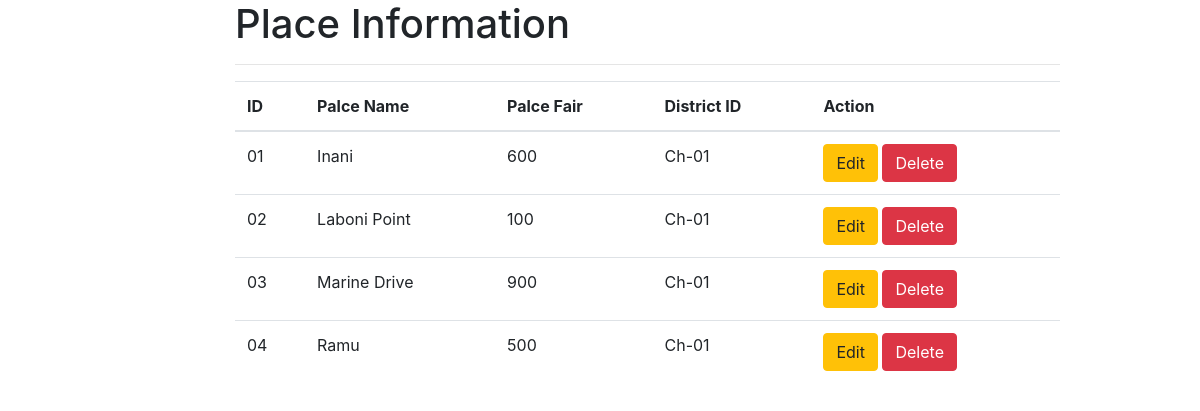
The page /mysql/place_index.php on the database its author committed.
### tables this page shows
CREATE TABLE `place` (
  `place_id` varchar(15) NOT NULL,
  `place_name` varchar(30) DEFAULT NULL,
  `place_fair` int(11) NOT NULL,
  `district_id` varchar(20) NOT NULL
);

### mysql/place_index.php (the view, shortened to what this page needs)
<?php
$conn = new mysqli('localhost','root','','travel');
 $sql = "SELECT * FROM place";
 $result = $conn->query($sql);
 ?>
<!doctype html>
<html lang="en">
  <head>
    <link rel="stylesheet" href="https://stackpath.bootstrapcdn.com/bootstrap/4.3.1/css/bootstrap.min.css">
  </head>
  <body>
    <div class="container">
      <div class="row">
        <div class="col-md-2">
        </div>
        <div class="col-md-9">
          <h1>Place Information</h1>
          <hr>
          <table class="table">
            <thead>
              <th>ID</th>
              <th>Palce Name</th>
              <th>Palce Fair</th>
              <th>District ID</th>
              <th>Action</th>
            </thead>
            <tbody>
              <?php while ($row = $result->fetch_assoc()) {  ?>
              <tr>
                <td><?php echo $row['place_id'] ?></td>
                <td><?php echo $row['place_name'] ?></td>
                <td><?php echo $row['place_fair'] ?></td>
                <td><?php echo $row['district_id'] ?></td>
                <td>
                  <a class="btn btn-warning" href="edit_place.php?place_id= <?php echo $row['place_id'];?>">Edit</a>
                  <a class="btn btn-danger" onclick="return confirm('Are you sure ?')" href="delete_place.php?place_id=<?php echo $row['place_id'];?>">Delete</a>
                </td>
              </tr>
            <?php } ?>
            </tbody>
          </table>
        </div>
      </div>
    </div>
  </body>
</html>

### rows shown on the page
place: place_id "01", place_name "Inani", place_fair "600", district "Ch-01"
place: place_id "02", place_name "Laboni Point", place_fair "100", district "Ch-01"
place: place_id "03", place_name "Marine Drive", place_fair "900", district "Ch-01"
place: place_id "04", place_name "Ramu", place_fair "500", district "Ch-01"
